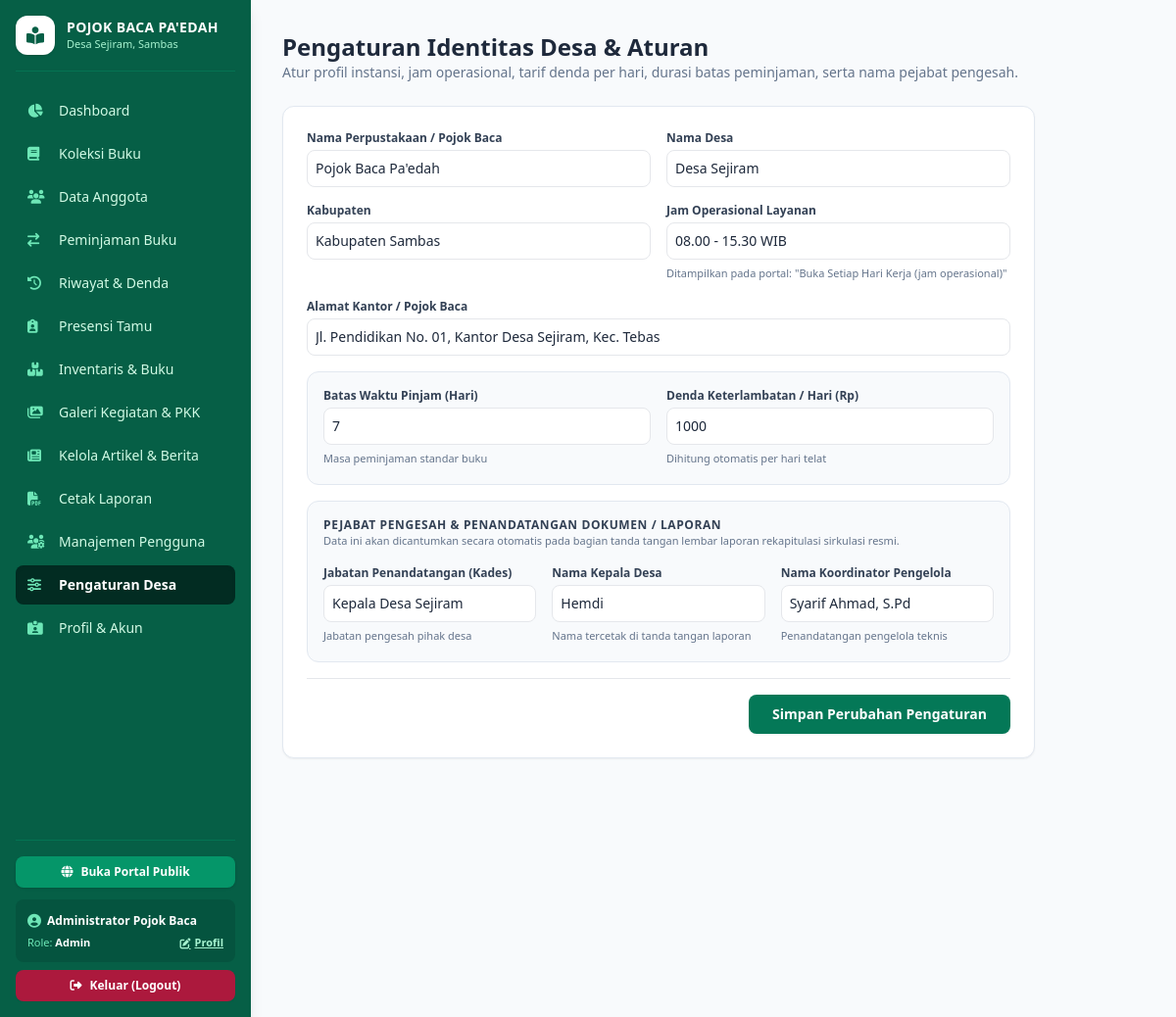
Page /pengaturan.php (signed in) on the committed database.
### tables this page shows
CREATE TABLE IF NOT EXISTS `pengaturan` (
  `id` INT AUTO_INCREMENT PRIMARY KEY,
  `nama_instansi` VARCHAR(150) NOT NULL,
  `desa` VARCHAR(100) NOT NULL,
  `kabupaten` VARCHAR(100) NOT NULL,
  `alamat` TEXT NOT NULL,
  `jam_operasional` VARCHAR(100) NOT NULL DEFAULT '08.00 - 16.00 WIB',
  `durasi_pinjam_hari` INT NOT NULL DEFAULT 7,
  `denda_per_hari` INT NOT NULL DEFAULT 1000,
  `jabatan_kades` VARCHAR(100) NOT NULL DEFAULT 'Kepala Desa Sejiram',
  `nama_kades` VARCHAR(100) NOT NULL DEFAULT '',
  `nama_pengelola` VARCHAR(100) NOT NULL
);

### config/database.php (called while the page is built, shortened)
<?php
if (!function_exists('e')) {
    function e(string|null $string): string {
        return htmlspecialchars($string ?? '', ENT_QUOTES, 'UTF-8');
    }
}

### pengaturan.php (the view, shortened to what this page needs)
<?php
require_once __DIR__ . '/config/database.php';
$setting = $pdo->query("SELECT * FROM pengaturan LIMIT 1")->fetch();
require_once __DIR__ . '/includes/header.php';
?>
<div class="mb-6">
    <h2 class="text-2xl font-bold text-slate-800">Pengaturan Identitas Desa & Aturan</h2>
    <p class="text-sm text-slate-500">Atur profil instansi, jam operasional, tarif denda per hari, durasi batas peminjaman, serta nama pejabat pengesah.</p>
</div>
<div class="bg-white rounded-xl shadow-sm border border-slate-200 p-6 max-w-3xl">
    <form method="POST" action="pengaturan.php" class="space-y-4">
        <div class="grid grid-cols-2 gap-4">
            <div>
                <label class="block text-xs font-bold text-slate-700 mb-1">Nama Perpustakaan / Pojok Baca</label>
                <input type="text" name="nama_instansi" required value="<?= e($setting['nama_instansi']) ?>" class="w-full border rounded-lg p-2 text-sm">
            </div>
            <div>
                <label class="block text-xs font-bold text-slate-700 mb-1">Nama Desa</label>
                <input type="text" name="desa" required value="<?= e($setting['desa']) ?>" class="w-full border rounded-lg p-2 text-sm">
            </div>
        </div>
        <div class="grid grid-cols-2 gap-4">
            <div>
                <label class="block text-xs font-bold text-slate-700 mb-1">Kabupaten</label>
                <input type="text" name="kabupaten" required value="<?= e($setting['kabupaten']) ?>" class="w-full border rounded-lg p-2 text-sm">
            </div>
            <div>
                <label class="block text-xs font-bold text-slate-700 mb-1">Jam Operasional Layanan</label>
                <input type="text" name="jam_operasional" required value="<?= e($setting['jam_operasional'] ?? '08.00 - 15.30 WIB') ?>" placeholder="Contoh: 08.00 - 15.30 WIB" class="w-full border rounded-lg p-2 text-sm">
                <span class="text-[11px] text-slate-500">Ditampilkan pada portal: "Buka Setiap Hari Kerja (jam operasional)"</span>
            </div>
        </div>
        <div>
            <label class="block text-xs font-bold text-slate-700 mb-1">Alamat Kantor / Pojok Baca</label>
            <input type="text" name="alamat" required value="<?= e($setting['alamat']) ?>" class="w-full border rounded-lg p-2 text-sm">
        </div>
        <div class="grid grid-cols-2 gap-4 p-4 bg-slate-50 rounded-xl border border-slate-200">
            <div>
                <label class="block text-xs font-bold text-slate-700 mb-1">Batas Waktu Pinjam (Hari)</label>
                <input type="number" name="durasi_pinjam_hari" min="1" required value="<?= (int)$setting['durasi_pinjam_hari'] ?>" class="w-full border rounded-lg p-2 text-sm">
                <span class="text-[11px] text-slate-500">Masa peminjaman standar buku</span>
            </div>
            <div>
                <label class="block text-xs font-bold text-slate-700 mb-1">Denda Keterlambatan / Hari (Rp)</label>
                <input type="number" name="denda_per_hari" min="0" required value="<?= (int)$setting['denda_per_hari'] ?>" class="w-full border rounded-lg p-2 text-sm">
                <span class="text-[11px] text-slate-500">Dihitung otomatis per hari telat</span>
            </div>
        </div>
        <div class="p-4 bg-slate-50 rounded-xl border border-slate-200 space-y-3">
            <div>
                <h3 class="text-xs font-bold uppercase tracking-wider text-slate-700">Pejabat Pengesah & Penandatangan Dokumen / Laporan</h3>
                <p class="text-[11px] text-slate-500">Data ini akan dicantumkan secara otomatis pada bagian tanda tangan lembar laporan rekapitulasi sirkulasi resmi.</p>
            </div>
            <div class="grid grid-cols-1 md:grid-cols-3 gap-4 pt-1">
                <div>
                    <label class="block text-xs font-bold text-slate-700 mb-1">Jabatan Penandatangan (Kades)</label>
                    <input type="text" name="jabatan_kades" required value="<?= e(!empty($setting['jabatan_kades']) ? $setting['jabatan_kades'] : 'Kepala Desa ' . preg_replace('/^Desa\s+/i', '', $setting['desa'])) ?>" placeholder="Contoh: Kepala Desa Sejiram" class="w-full border rounded-lg p-2 text-sm bg-white">
                    <span class="text-[11px] text-slate-500">Jabatan pengesah pihak desa</span>
                </div>
                <div>
                    <label class="block text-xs font-bold text-slate-700 mb-1">Nama Kepala Desa</label>
                    <input type="text" name="nama_kades" value="<?= e($setting['nama_kades'] !== 'Kepala Desa Sejiram' ? $setting['nama_kades'] : '') ?>" placeholder="Nama lengkap & gelar Kades" class="w-full border rounded-lg p-2 text-sm bg-white">
                    <span class="text-[11px] text-slate-500">Nama tercetak di tanda tangan laporan</span>
                </div>
                <div>
                    <label class="block text-xs font-bold text-slate-700 mb-1">Nama Koordinator Pengelola</label>
                    <input type="text" name="nama_pengelola" required value="<?= e($setting['nama_pengelola']) ?>" placeholder="Nama koordinator pengelola" class="w-full border rounded-lg p-2 text-sm bg-white">
                    <span class="text-[11px] text-slate-500">Penandatangan pengelola teknis</span>
                </div>
            </div>
        </div>
        <div class="pt-4 border-t flex justify-end">
            <button type="submit" name="simpan_pengaturan" class="bg-emerald-700 text-white px-6 py-2.5 rounded-lg text-sm font-semibold hover:bg-emerald-800 shadow-sm">
                Simpan Perubahan Pengaturan
            </button>
        </div>
    </form>
</div>
<?php require_once __DIR__ . '/includes/footer.php'; ?>

### includes/header.php (shortened to what this page needs)
<?php
require_once __DIR__ . '/../config/database.php';
$stmtSetting = $pdo->query("SELECT * FROM pengaturan LIMIT 1");
$appSetting = $stmtSetting->fetch() ?: [
    'nama_instansi' => 'Pojok Baca Pa\'edah',
    'desa' => 'Desa Sejiram',
    'kabupaten' => 'Kabupaten Sambas',
    'alamat' => 'Jl. Pendidikan No. 01, Kantor Desa Sejiram',
    'jam_operasional' => '08.00 - 15.30 WIB',
    'durasi_pinjam_hari' => 7,
    'denda_per_hari' => 1000,
    'jabatan_kades' => 'Kepala Desa Sejiram',
    'nama_kades' => '',
    'nama_pengelola' => 'Pengelola Pojok Baca'
];
$currentPage = basename($_SERVER['PHP_SELF']);
?>
<!DOCTYPE html>
<html lang="id">
<head>
    <script src="https://cdn.tailwindcss.com"></script>
    <link rel="stylesheet" href="https://cdnjs.cloudflare.com/ajax/libs/font-awesome/6.4.0/css/all.min.css">
</head>
<body class="bg-slate-50 text-slate-800 flex flex-col min-h-screen font-sans">
    <div class="flex flex-1">
        <aside class="w-64 bg-emerald-800 text-white flex-shrink-0 min-h-screen p-4 no-print flex flex-col justify-between shadow-lg">
            <div>
                <div class="flex items-center gap-3 pb-4 border-b border-emerald-700/80 mb-5">
                    <div class="w-10 h-10 rounded-xl bg-white text-emerald-800 flex items-center justify-center font-bold text-lg shadow">
                        <i class="fa-solid fa-book-open-reader"></i>
                    </div>
                    <div>
                        <h1 class="font-bold text-sm tracking-wide leading-tight">POJOK BACA PA'EDAH</h1>
                        <p class="text-[11px] text-emerald-200"><?= e($appSetting['desa']) ?>, Sambas</p>
                    </div>
                </div>
                <nav class="space-y-1 text-sm font-medium">
                    <a href="dashboard.php" class="flex items-center gap-3 px-3 py-2.5 rounded-lg transition <?= $currentPage === 'dashboard.php' ? 'bg-emerald-950 text-white shadow-inner font-bold' : 'hover:bg-emerald-700 text-emerald-100' ?>">
                        <i class="fa-solid fa-chart-pie w-5 text-emerald-300"></i> Dashboard
                    </a>
                    <a href="buku.php" class="flex items-center gap-3 px-3 py-2.5 rounded-lg transition <?= $currentPage === 'buku.php' ? 'bg-emerald-950 text-white shadow-inner font-bold' : 'hover:bg-emerald-700 text-emerald-100' ?>">
                        <i class="fa-solid fa-book w-5 text-emerald-300"></i> Koleksi Buku
                    </a>
                    <a href="anggota.php" class="flex items-center gap-3 px-3 py-2.5 rounded-lg transition <?= $currentPage === 'anggota.php' ? 'bg-emerald-950 text-white shadow-inner font-bold' : 'hover:bg-emerald-700 text-emerald-100' ?>">
                        <i class="fa-solid fa-users w-5 text-emerald-300"></i> Data Anggota
                    </a>
                    <a href="peminjaman.php" class="flex items-center gap-3 px-3 py-2.5 rounded-lg transition <?= $currentPage === 'peminjaman.php' ? 'bg-emerald-950 text-white shadow-inner font-bold' : 'hover:bg-emerald-700 text-emerald-100' ?>">
                        <i class="fa-solid fa-arrow-right-arrow-left w-5 text-emerald-300"></i> Peminjaman Buku
                    </a>
                    <a href="pengembalian.php" class="flex items-center gap-3 px-3 py-2.5 rounded-lg transition <?= $currentPage === 'pengembalian.php' ? 'bg-emerald-950 text-white shadow-inner font-bold' : 'hover:bg-emerald-700 text-emerald-100' ?>">
                        <i class="fa-solid fa-clock-rotate-left w-5 text-emerald-300"></i> Riwayat & Denda
                    </a>
                    <a href="kunjungan.php" class="flex items-center gap-3 px-3 py-2.5 rounded-lg transition <?= $currentPage === 'kunjungan.php' ? 'bg-emerald-950 text-white shadow-inner font-bold' : 'hover:bg-emerald-700 text-emerald-100' ?>">
                        <i class="fa-solid fa-clipboard-user w-5 text-emerald-300"></i> Presensi Tamu
                    </a>
                    <a href="inventaris.php" class="flex items-center gap-3 px-3 py-2.5 rounded-lg transition <?= $currentPage === 'inventaris.php' ? 'bg-emerald-950 text-white shadow-inner font-bold' : 'hover:bg-emerald-700 text-emerald-100' ?>">
                        <i class="fa-solid fa-boxes-stacked w-5 text-emerald-300"></i> Inventaris & Buku
                    </a>
                    <a href="galeri.php" class="flex items-center gap-3 px-3 py-2.5 rounded-lg transition <?= $currentPage === 'galeri.php' ? 'bg-emerald-950 text-white shadow-inner font-bold' : 'hover:bg-emerald-700 text-emerald-100' ?>">
                        <i class="fa-solid fa-images w-5 text-emerald-300"></i> Galeri Kegiatan & PKK
                    </a>
                    <a href="artikel.php" class="flex items-center gap-3 px-3 py-2.5 rounded-lg transition <?= $currentPage === 'artikel.php' ? 'bg-emerald-950 text-white shadow-inner font-bold' : 'hover:bg-emerald-700 text-emerald-100' ?>">
                        <i class="fa-solid fa-newspaper w-5 text-emerald-300"></i> Kelola Artikel & Berita
                    </a>
                    <a href="laporan.php" class="flex items-center gap-3 px-3 py-2.5 rounded-lg transition <?= $currentPage === 'laporan.php' ? 'bg-emerald-950 text-white shadow-inner font-bold' : 'hover:bg-emerald-700 text-emerald-100' ?>">
                        <i class="fa-solid fa-file-pdf w-5 text-emerald-300"></i> Cetak Laporan
                    </a>
                    <?php if (($_SESSION['user_role'] ?? '') === 'admin'): ?>
                    <a href="pengguna.php" class="flex items-center gap-3 px-3 py-2.5 rounded-lg transition <?= $currentPage === 'pengguna.php' ? 'bg-emerald-950 text-white shadow-inner font-bold' : 'hover:bg-emerald-700 text-emerald-100' ?>">
                        <i class="fa-solid fa-users-gear w-5 text-emerald-300"></i> Manajemen Pengguna
                    </a>
                    <a href="pengaturan.php" class="flex items-center gap-3 px-3 py-2.5 rounded-lg transition <?= $currentPage === 'pengaturan.php' ? 'bg-emerald-950 text-white shadow-inner font-bold' : 'hover:bg-emerald-700 text-emerald-100' ?>">
                        <i class="fa-solid fa-sliders w-5 text-emerald-300"></i> Pengaturan Desa
                    </a>
                    <?php endif; ?>
                    <a href="profil.php" class="flex items-center gap-3 px-3 py-2.5 rounded-lg transition <?= $currentPage === 'profil.php' ? 'bg-emerald-950 text-white shadow-inner font-bold' : 'hover:bg-emerald-700 text-emerald-100' ?>">
                        <i class="fa-solid fa-id-card-clip w-5 text-emerald-300"></i> Profil & Akun
                    </a>
                </nav>
            </div>
            <div class="pt-4 border-t border-emerald-700/80 text-xs">
                <a href="portal.php" target="_blank" class="flex items-center justify-center gap-2 bg-emerald-600 hover:bg-emerald-500 text-white px-3 py-2 rounded-lg text-xs font-semibold mb-3 shadow transition">
                    <i class="fa-solid fa-globe"></i> Buka Portal Publik
                </a>
                <div class="bg-emerald-900/60 p-3 rounded-lg mb-2">
                    <div class="flex items-center justify-between mb-1">
                        <p class="text-white font-semibold flex items-center gap-1.5 truncate">
                            <i class="fa-solid fa-circle-user text-sm text-emerald-300"></i> <?= e($_SESSION['user_nama'] ?? 'Petugas') ?>
                        </p>
                    </div>
                    <div class="flex items-center justify-between">
                        <p class="text-[11px] text-emerald-300 capitalize">Role: <span class="font-bold text-white"><?= e($_SESSION['user_role'] ?? 'petugas') ?></span></p>
                        <a href="profil.php" class="text-[11px] text-emerald-200 hover:text-white underline font-semibold flex items-center gap-1 transition">
                            <i class="fa-solid fa-pen-to-square"></i> Profil
                        </a>
                    </div>
                </div>
                <a href="logout.php" onclick="return confirm('Apakah Anda yakin ingin keluar dari sistem?')" class="inline-flex items-center gap-2 bg-rose-700/90 hover:bg-rose-700 text-white px-3 py-2 rounded-lg text-xs font-semibold w-full justify-center transition shadow-sm">
                    <i class="fa-solid fa-right-from-bracket"></i> Keluar (Logout)
                </a>
            </div>
        </aside>
        <main class="flex-1 p-6 md:p-8 overflow-x-hidden">

### rows in the picture
pengaturan: desa "Desa Sejiram", nama_instansi "Pojok Baca Pa'edah", kabupaten "Kabupaten Sambas", jam_operasional "08.00 - 15.30 WIB", alamat "Jl. Pendidikan No. 01, Kantor Desa Sejiram, Kec. Tebas", durasi_pinjam_hari "7", denda_per_hari "1000", jabatan_kades "Kepala Desa Sejiram", nama_kades "Hemdi", nama_pengelola "Syarif Ahmad, S.Pd"

### other values in the picture
$_SESSION['user_nama'] "Administrator Pojok Baca"
$_SESSION['user_role'] "Admin"
